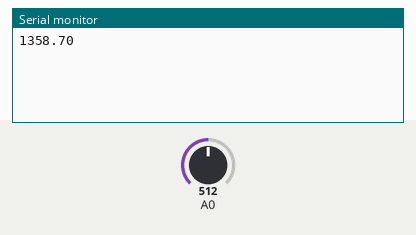
Bench run of a sketch on a simulated Arduino Uno, built with avr-gcc and run on an emulated ATmega328P. Shown: the last lines printed to the serial monitor. The test bench sets the inputs (shaded band); at power-on: A0 = 512.

Above: at 1.2 s.
1.3 s: A0 set to 716
At 2.6 s:
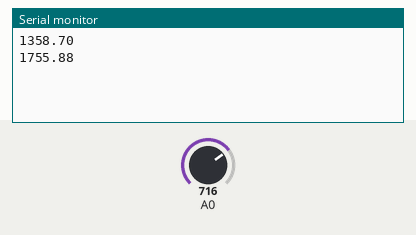
2.8 s: A0 set to 900
At 3.6 s:
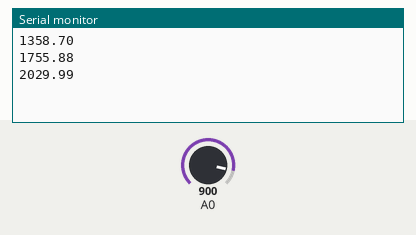
Timing chart, 0 to 5.8 s (numbered marks = the images above; inputs shaded):
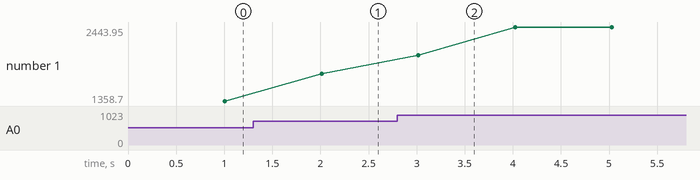

The sketch:

PAR-LOG-FW-V1.0.ino
```cpp
#include "par_class.h"


// PAR Sensor In Use
PAR PAR_2142(A0,2142);

void setup() {
        Serial.begin(9600);
}

void loop() {

  Serial.println(PAR_2142.calculate_par());

}
```

par_class.cpp
```cpp
#include "Arduino.h"
#include "par_class.h"

// Constructor, takes in the serial number
// and analog pin and assigns the correct
// calibration coefficients

PAR::PAR(const uint8_t pin, int serial_number) {

        _sensor_pin = pin;
        _serial_number = serial_number;

      // Calibration Coeffs for Serial 2143
        _a0 = 0.12824; // Voltage offset
        _a1 = 572.27579; // Scaling factor
        _Im = 1.0; //Immersion Coefficient

}

  double PAR::calculate_par() {
    uint16_t x, samples;
    uint16_t value;
    double v_avg;
    value = 0;
    v_avg = 0.0;
    samples = 50;

    for(x=0; x<samples; x++) {
      value += analogRead(_sensor_pin);
      delay(20);
    }
    v_avg = (value/samples) * (5.0 / 1023.0);
    _par_value = _Im * _a1 *(v_avg-_a0);

    return _par_value;
  }
```

par_class.h
```cpp
#ifndef PAR_CLASS_h
#define PAR_CLASS_h
#include "Arduino.h"

class PAR {

  public:
      PAR(const uint8_t pin, int serial_number);
      double calculate_par();


  private:
      double _a0; // Voltage offset
      double _a1; // Scaling factor
      double _Im; //Immersion Coefficient

      int _sensor_pin;
      int _serial_number;
      double _voltage_signal;
      double _par_value;

};

#endif
```

Measured:
- after the input at 1.3 s, the serial monitor: prints a new line after 0.71 s (image 1)
- after the input at 2.8 s, the serial monitor: prints a new line after 0.22 s (image 2)
- plotted number 1: 1358.7 → 1755.88 after the input at 1.3 s, 1755.88 → 2443.95 after the input at 2.8 s
